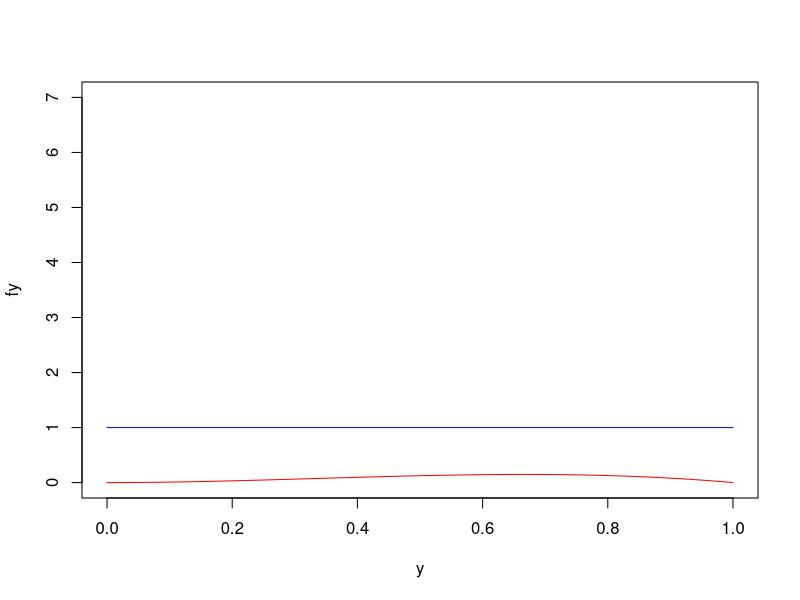
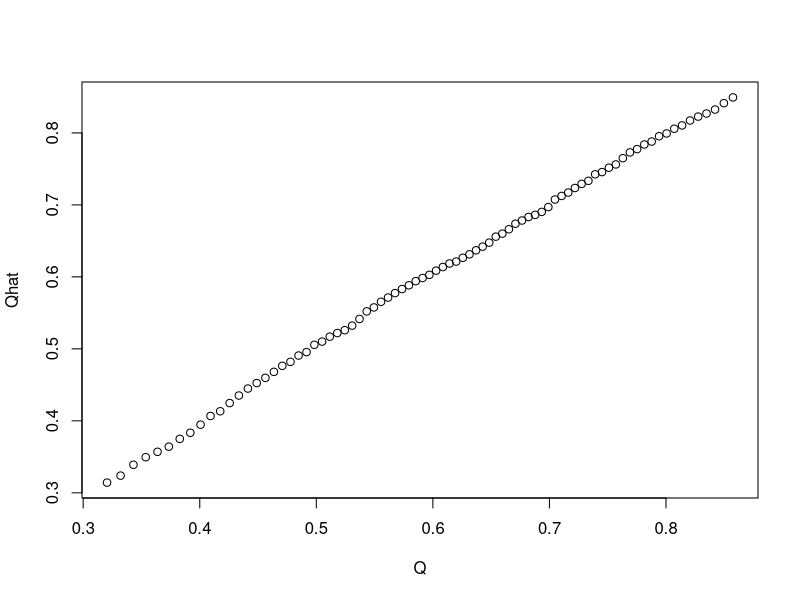
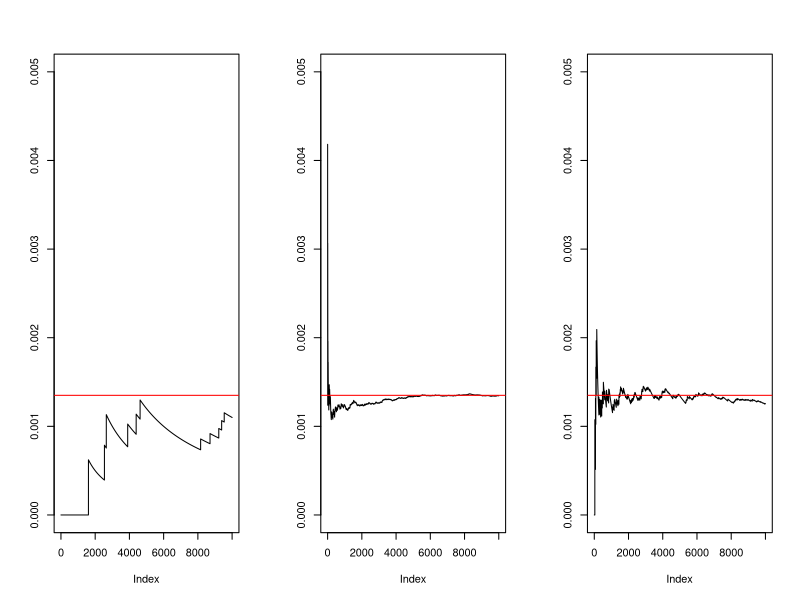

Write the R code that produced these figures, in order.
######################
# Rejection Sampling #
######################

# Generate 1000 random samples from the Beta(3, 2) density
# Assume we are dealing with unknown normalizing constant

# Plot density function curve in R
y <- seq(0, 1, 0.01)
fy <- (y^2)*(1-y)
plot(y, fy, type = "l", col = "red", ylim = c(0, 7))
# Plot proposal distribution g(y) which is Uniform(0, 1)
lines(y, rep(1, length(y)), col = "blue") # 1*g(y)

# Rejection sampling method
n <- 1000
k <- 0 #counter for accepted
j <- 0 #counter for iterations
x <- rep(0, n)

while(k < n){
  y <- runif(1) #random sample from g(y) which is Uniform(0, 1)
  u <- runif(1)
  j <- j + 1
  if (u < (y^2)*(1-y)){
    #we accept y
    k <- k + 1
    x[k] <- y
  }
}

# Compare empirical and theoretical percentiles
p <- seq(0.1, 0.9, 0.01)
Qhat <- quantile(x, p) # quantiles from sample
Q <- qbeta(p, 3, 2) # theoretical quantiles

round(rbind(Qhat, Q), 3)

# Draw a Q-Q plot
plot(Q, Qhat)


####################################################
# Monte Carlo Probability with Importance Sampling #
####################################################

# Calculate P(X > 3) where X ~ N(0,1)
# P(X > 3) = E(I(X > 3)), q(x) = I(X > 3) 
set.seed(23)
n <- 10000

# Naive Monte Carlo estimate
x <- rnorm(n, mean = 0, sd = 1)
theta.hat <- mean(x > 3)
theta.hat

1 - pnorm(3, mean = 0, sd = 1)

# Use Importance Sampling method with importance function, N(3, 1).
x1 <- rnorm(n, mean = 3, sd = 1)
theta.hat <- mean(((x1 > 3) * dnorm(x1, mean = 0, sd = 1))/dnorm(x1, mean = 3, sd = 1))
theta.hat

# Use importance sampling method with importance function, N(1, 1).
x2 <- rnorm(n, mean = 1, sd = 1)
theta.hat <- mean(((x2 > 3) * dnorm(x2, mean = 0, sd = 1))/dnorm(x2, mean = 1, sd = 1))
theta.hat

# A plot to show the convergence of the importance sampling approximation.
par(mfrow =c(1,3))

# Naive Monte Carlo estimate
plot(cumsum(x > 3)/(1:n), type = "l", ylab = "", ylim = c(0, 0.005))
abline(h = 1 - pnorm(3, mean = 0, sd = 1), col = "red")

# Importance Sampling with importance function, N(3, 1)
plot(cumsum(((x1 > 3) * dnorm(x1, mean = 0, sd = 1))/dnorm(x1, mean = 3, sd = 1))/(1:n), type = "l", ylab = "", ylim = c(0, 0.005))
abline(h = 1 - pnorm(3, mean = 0, sd = 1), col = "red")

# Importance Sampling with importance function, N(1, 1)
plot(cumsum(((x2 > 3) * dnorm(x2, mean = 0, sd = 1))/dnorm(x2, mean = 1, sd = 1))/(1:n), type = "l", ylab = "", ylim = c(0, 0.005))
abline(h = 1 - pnorm(3, mean = 0, sd = 1), col = "red")



